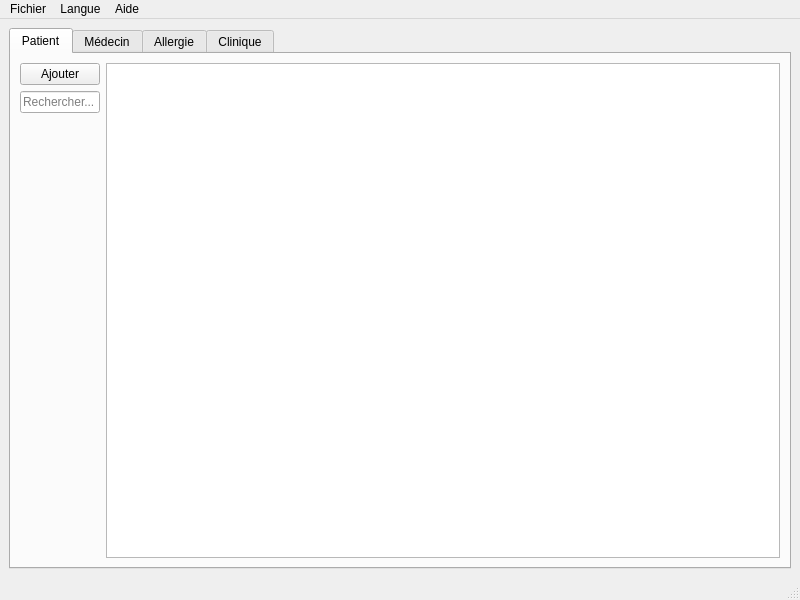
<?xml version="1.0" encoding="UTF-8"?>
<ui version="4.0">
 <class>MainWindow</class>
 <widget class="QMainWindow" name="MainWindow">
  <property name="geometry">
   <rect>
    <x>0</x>
    <y>0</y>
    <width>800</width>
    <height>600</height>
   </rect>
  </property>
  <property name="windowTitle">
   <string>MainWindow</string>
  </property>
  <widget class="QWidget" name="centralwidget">
   <layout class="QVBoxLayout" name="verticalLayout">
    <item>
     <widget class="QTabWidget" name="tabWidget">
      <property name="whatsThis">
       <string>&lt;html&gt;&lt;head/&gt;&lt;body&gt;&lt;p&gt;&lt;br/&gt;&lt;/p&gt;&lt;/body&gt;&lt;/html&gt;</string>
      </property>
      <property name="styleSheet">
       <string notr="true"/>
      </property>
      <property name="currentIndex">
       <number>0</number>
      </property>
      <widget class="QWidget" name="tab_patient">
       <attribute name="title">
        <string>Patient</string>
       </attribute>
       <layout class="QGridLayout" name="gridLayout_5">
        <item row="0" column="0">
         <widget class="QPushButton" name="pushButton_ajouter">
          <property name="maximumSize">
           <size>
            <width>80</width>
            <height>16777215</height>
           </size>
          </property>
          <property name="text">
           <string>Ajouter</string>
          </property>
         </widget>
        </item>
        <item row="0" column="1" rowspan="3">
         <widget class="QListWidget" name="listWidgetPatient"/>
        </item>
        <item row="1" column="0">
         <widget class="QLineEdit" name="lineEdit_recherchePatient">
          <property name="enabled">
           <bool>true</bool>
          </property>
          <property name="maximumSize">
           <size>
            <width>80</width>
            <height>16777215</height>
           </size>
          </property>
          <property name="placeholderText">
           <string>Rechercher...</string>
          </property>
         </widget>
        </item>
       </layout>
      </widget>
      <widget class="QWidget" name="tab_Medecin">
       <attribute name="title">
        <string>Médecin</string>
       </attribute>
       <layout class="QGridLayout" name="gridLayout_2">
        <item row="0" column="0">
         <widget class="QPushButton" name="pushButton_ajouterMedecin">
          <property name="maximumSize">
           <size>
            <width>80</width>
            <height>16777215</height>
           </size>
          </property>
          <property name="text">
           <string>Ajouter</string>
          </property>
         </widget>
        </item>
        <item row="0" column="1" rowspan="3">
         <widget class="QListWidget" name="listWidgetMedecin"/>
        </item>
        <item row="1" column="0">
         <widget class="QLineEdit" name="lineEdit_rechercheMedecin">
          <property name="enabled">
           <bool>true</bool>
          </property>
          <property name="maximumSize">
           <size>
            <width>80</width>
            <height>16777215</height>
           </size>
          </property>
          <property name="placeholderText">
           <string>Rechercher...</string>
          </property>
         </widget>
        </item>
       </layout>
      </widget>
      <widget class="QWidget" name="tab_Allergie">
       <attribute name="title">
        <string>Allergie</string>
       </attribute>
       <layout class="QGridLayout" name="gridLayout_3">
        <item row="0" column="0">
         <widget class="QPushButton" name="pushButton_ajouterAllergie">
          <property name="maximumSize">
           <size>
            <width>80</width>
            <height>16777215</height>
           </size>
          </property>
          <property name="text">
           <string>Ajouter</string>
          </property>
         </widget>
        </item>
        <item row="0" column="1" rowspan="3">
         <widget class="QListWidget" name="listWidgetAllergie"/>
        </item>
        <item row="1" column="0">
         <widget class="QLineEdit" name="lineEdit_rechercheAllergie">
          <property name="enabled">
           <bool>true</bool>
          </property>
          <property name="maximumSize">
           <size>
            <width>80</width>
            <height>16777215</height>
           </size>
          </property>
          <property name="placeholderText">
           <string>Rechercher...</string>
          </property>
         </widget>
        </item>
       </layout>
      </widget>
      <widget class="QWidget" name="tab_Clinique">
       <attribute name="title">
        <string>Clinique</string>
       </attribute>
       <layout class="QGridLayout" name="gridLayout">
        <item row="0" column="0">
         <widget class="QPushButton" name="pushButton_ajouterClinique">
          <property name="maximumSize">
           <size>
            <width>80</width>
            <height>16777215</height>
           </size>
          </property>
          <property name="text">
           <string>Ajouter</string>
          </property>
         </widget>
        </item>
        <item row="0" column="1" rowspan="3">
         <widget class="QListWidget" name="listWidgetClinique"/>
        </item>
        <item row="1" column="0">
         <widget class="QLineEdit" name="lineEdit_rechercheClinique">
          <property name="enabled">
           <bool>true</bool>
          </property>
          <property name="maximumSize">
           <size>
            <width>80</width>
            <height>16777215</height>
           </size>
          </property>
          <property name="placeholderText">
           <string>Rechercher...</string>
          </property>
         </widget>
        </item>
       </layout>
      </widget>
     </widget>
    </item>
   </layout>
  </widget>
  <widget class="QMenuBar" name="menubar">
   <property name="geometry">
    <rect>
     <x>0</x>
     <y>0</y>
     <width>800</width>
     <height>17</height>
    </rect>
   </property>
   <widget class="QMenu" name="menuFichier">
    <property name="title">
     <string>Fichier</string>
    </property>
    <addaction name="actionExporter"/>
    <addaction name="actionImporter"/>
   </widget>
   <widget class="QMenu" name="menuAide">
    <property name="title">
     <string>Aide</string>
    </property>
    <addaction name="actionAPropos"/>
   </widget>
   <widget class="QMenu" name="menuLangue">
    <property name="title">
     <string>Langue</string>
    </property>
    <addaction name="actionFrancais"/>
    <addaction name="actionEnglish"/>
   </widget>
   <addaction name="menuFichier"/>
   <addaction name="menuLangue"/>
   <addaction name="menuAide"/>
  </widget>
  <widget class="QStatusBar" name="statusbar"/>
  <action name="actionAjouter">
   <property name="text">
    <string>Ajouter</string>
   </property>
  </action>
  <action name="actionSupprimer">
   <property name="text">
    <string>Supprimer</string>
   </property>
  </action>
  <action name="actionModifier">
   <property name="text">
    <string>Modifier</string>
   </property>
  </action>
  <action name="actionRechercher">
   <property name="text">
    <string>Rechercher</string>
   </property>
  </action>
  <action name="actionAjouter_2">
   <property name="text">
    <string>Ajouter</string>
   </property>
  </action>
  <action name="actionSupprimer_2">
   <property name="text">
    <string>Rechercher</string>
   </property>
  </action>
  <action name="actionAjouter_3">
   <property name="text">
    <string>Ajouter</string>
   </property>
  </action>
  <action name="actionRechercher_2">
   <property name="text">
    <string>Rechercher</string>
   </property>
  </action>
  <action name="actionAjouter_4">
   <property name="text">
    <string>Ajouter</string>
   </property>
  </action>
  <action name="actionRechercher_3">
   <property name="text">
    <string>Rechercher</string>
   </property>
  </action>
  <action name="actionExporter">
   <property name="text">
    <string>Exporter JSON</string>
   </property>
  </action>
  <action name="actionImporter">
   <property name="text">
    <string>Importer JSON</string>
   </property>
  </action>
  <action name="actionAPropos">
   <property name="text">
    <string>À propos...</string>
   </property>
  </action>
  <action name="actionFrancais">
   <property name="text">
    <string>🇫🇷 Français</string>
   </property>
  </action>
  <action name="actionEnglish">
   <property name="text">
    <string>🇬🇧 English</string>
   </property>
  </action>
 </widget>
 <resources/>
 <connections/>
</ui>
